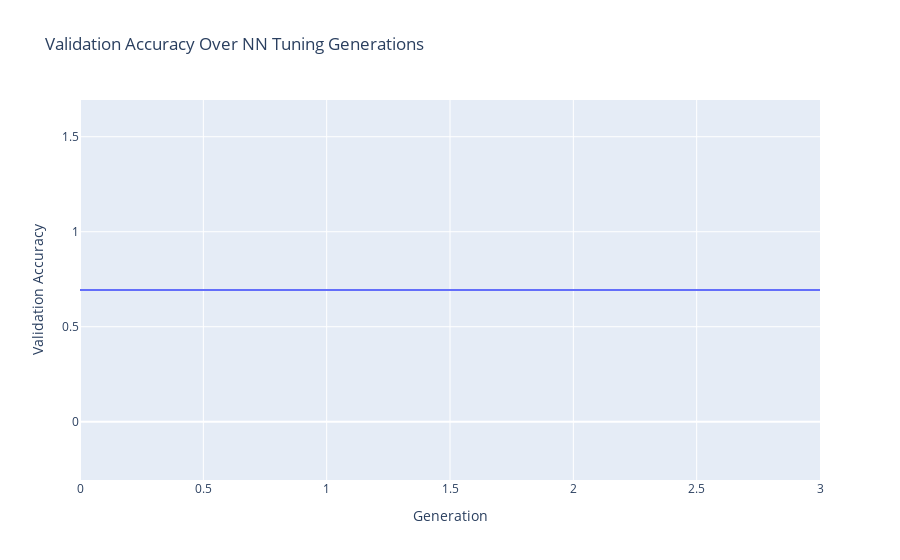

The cell this chart's notebook holds for it:
### Code cell
index_best_parameters = np.where(f == f.min())[0][0]
print(index_best_parameters)
print_best(x[index_best_parameters], activation_functions, batch_sizes, f.max(), lookbacks)
validate_best(x[index_best_parameters], ea)
plot_convergence(f_best)

### Figure 1 — Plotly figure (JSON) as saved in the notebook; plotly's stock layout.template omitted (floating-point values rounded to 4 significant figures)
{"data": [{"mode": "lines", "type": "scatter", "x": [0, 1, 2, 3], "xaxis": "x", "y": [0.6933, 0.6933, 0.6933, 0.6933], "yaxis": "y"}], "layout": {"title": {"text": "Validation Accuracy Over NN Tuning Generations"}, "xaxis": {"anchor": "y", "domain": [0, 1], "title": {"text": "Generation"}}, "yaxis": {"anchor": "x", "domain": [0, 1], "title": {"text": "Validation Accuracy"}}}}
